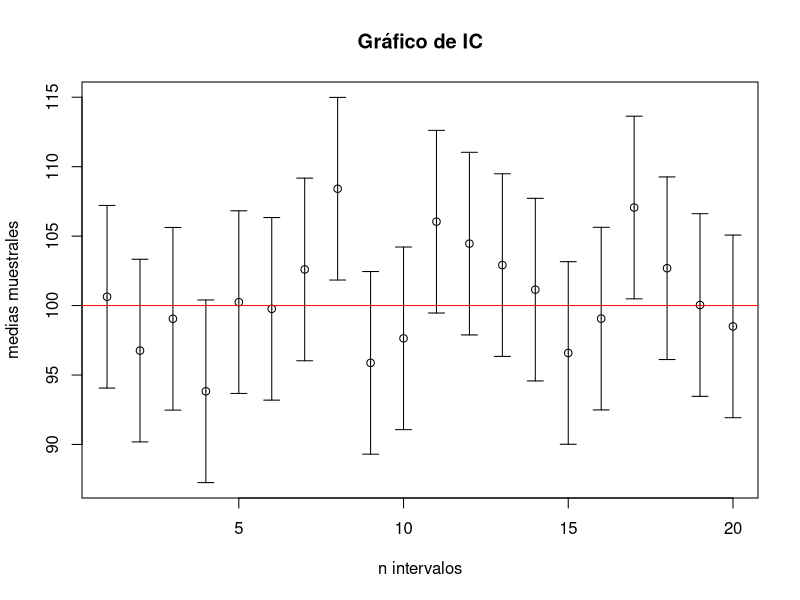
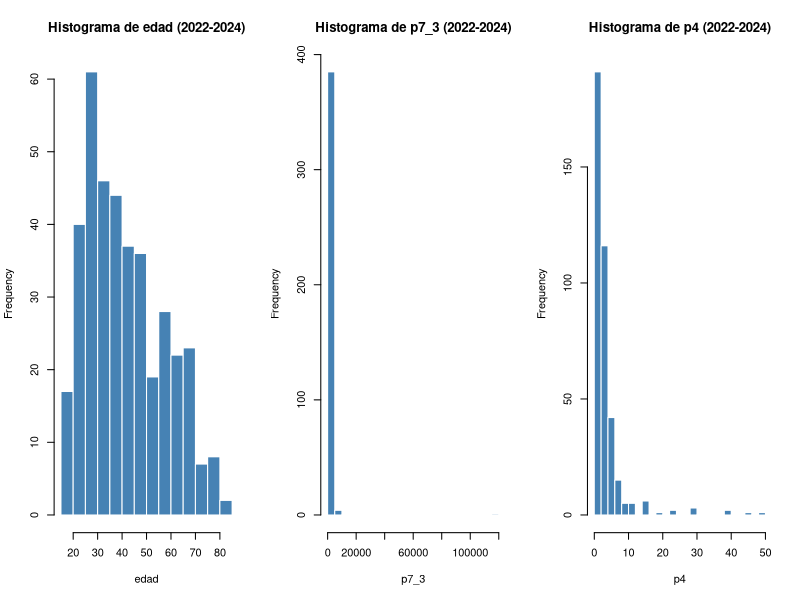
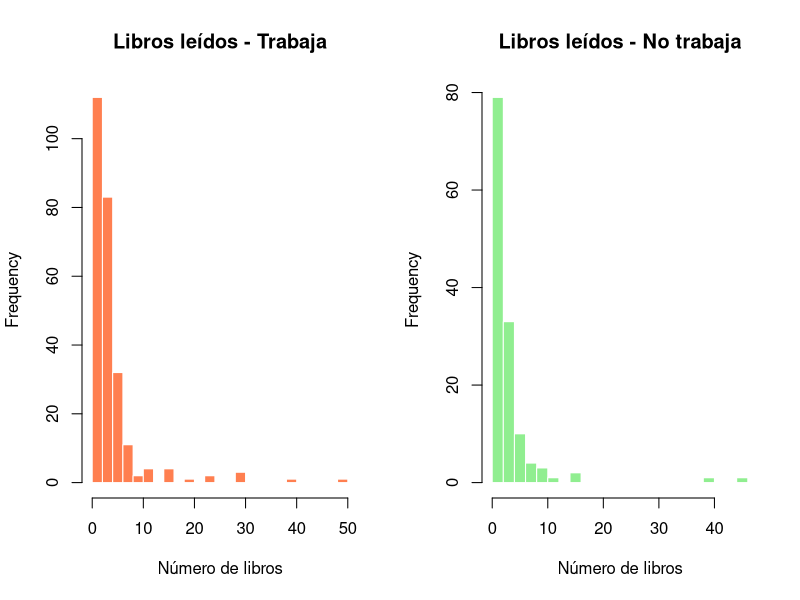
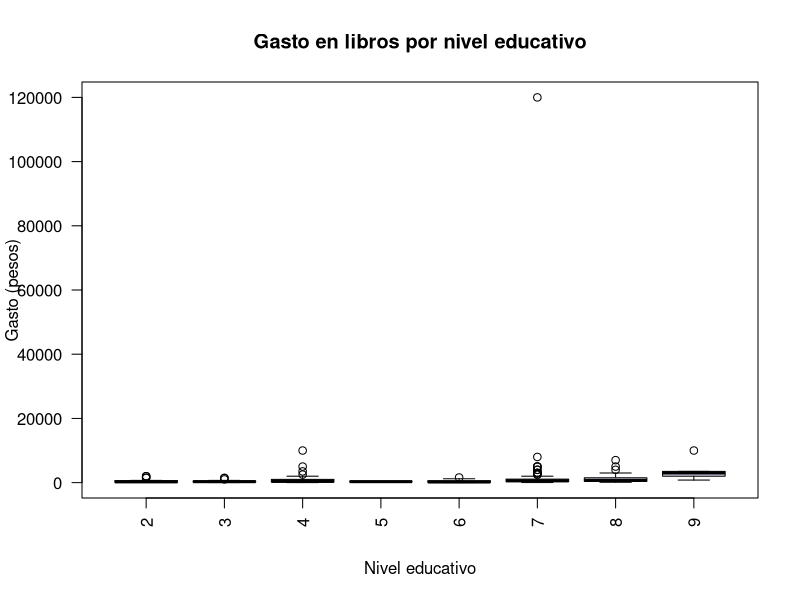
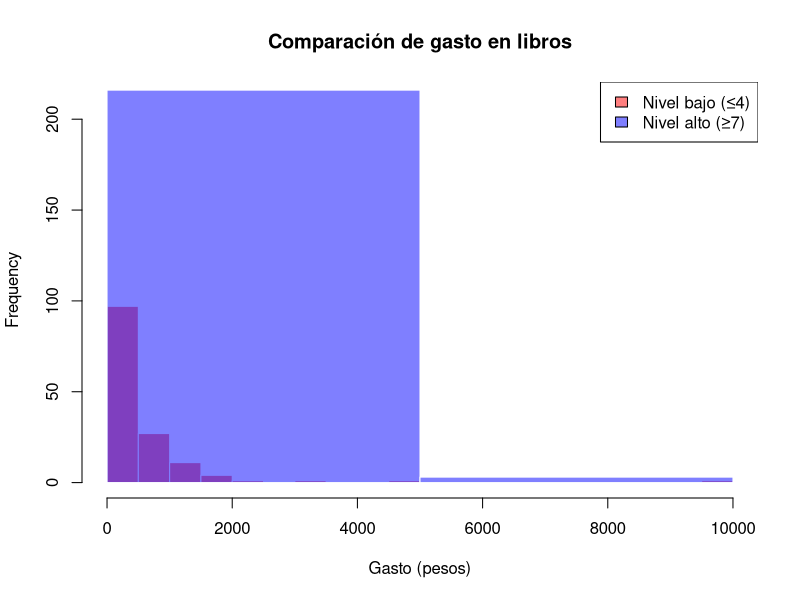
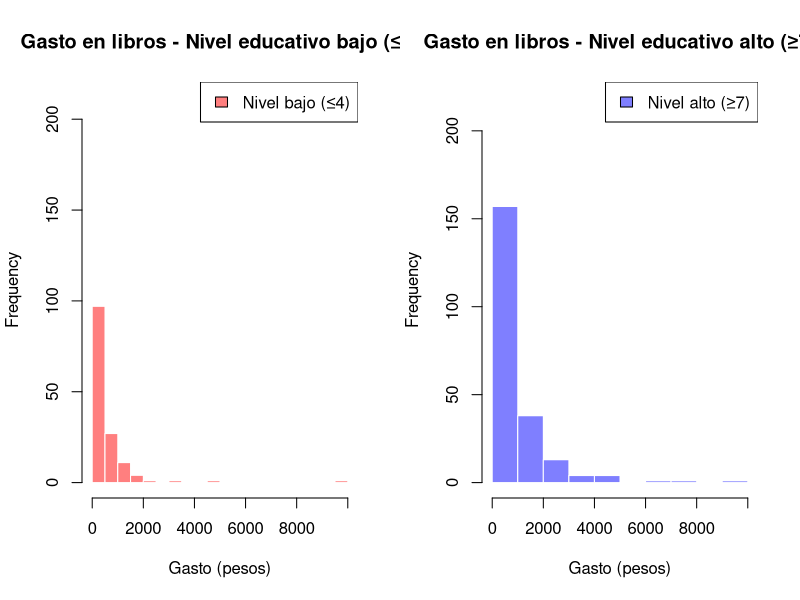
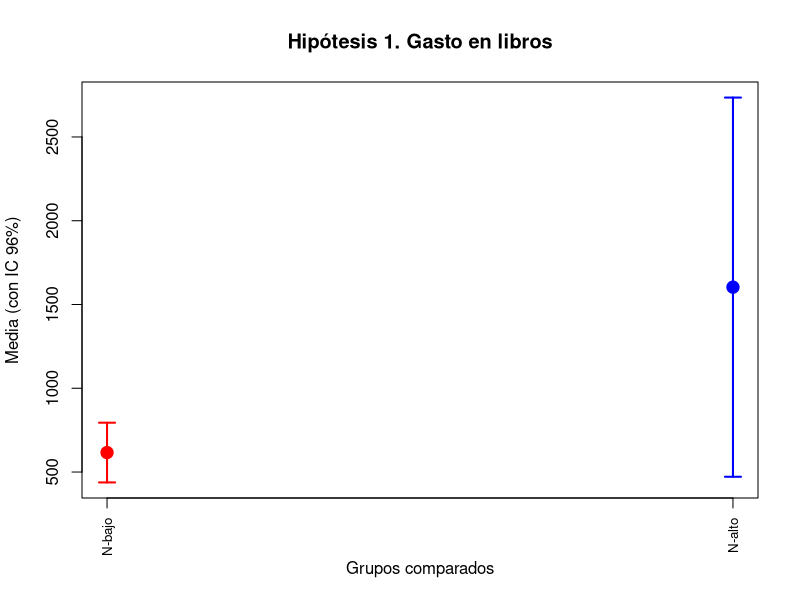
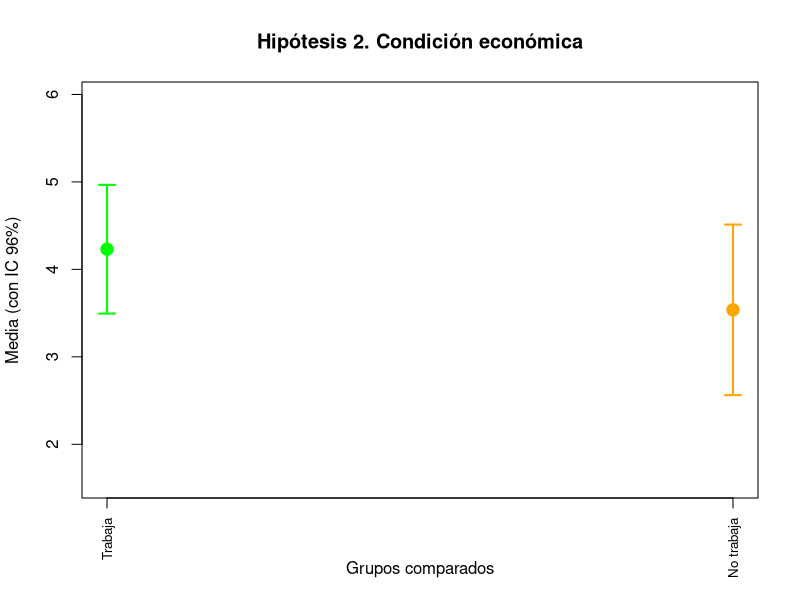

These charts were generated, in order, by the following R code:
## ---- chunk 1
knitr::opts_chunk$set(echo = TRUE)
library(plotrix)
library(dplyr)
library(knitr)
library(kableExtra)
library(ggplot2)
## ---- chunk 2
#Nueva base de datos de los 3 años
M22L = read.csv("Datos2022Limpios.csv")
M23L = read.csv("Datos2023Limpios.csv")
M24L = read.csv("Datos2024Limpios.csv")

M2224 = bind_rows(M22L,M23L,M24L)

write.csv(M2224,"BasedeDatosMolec.csv",row.names = FALSE)
## ---- chunk 3
n = 20 # u otro valor como 50, 100
media = 100 # Media de población
DE = 15 # Desviación estándar depoblación
ErrorEst= DE/sqrt(n)
X_ = rnorm(n, media, ErrorEst)
E = 1.96*DE/sqrt(n) # E = Error máximo
plotCI(1:n,X_, E ,main="Gráfico de IC", , xlab
= "n intervalos", ylab = "medias muestrales")
abline(h = 100, col = "red")

## ---- chunk 4
alfa1 = 0.04
nc = 1 - alfa1

LI1= M2224 %>% filter(nivel <= 4) %>% pull(p7_3)
LS1= M2224 %>% filter(nivel >= 7) %>% pull(p7_3)

n11 = length(LI1)
n21 = length(LS1)

x1bar = mean(LI1)
x2bar = mean(LS1)

s11 = var(LI1)
s21 = var(LS1)

t1 = (x1bar - x2bar) / sqrt(s11/n11 + s21/n21)

df1 = (s11/n11 + s21/n21)^2 /  ( (s11/n11)^2/(n11-1) + (s21/n21)^2/(n21-1) )

zf1 = qt(alfa1, df1)

#Cola izquierda porque buscamos un valor menor
p1 = pt(t1, df1)

se1 = sqrt(s11) / sqrt(n11) 
se2 = sqrt(s21) / sqrt(n21)  

t_crit_bilateral <- qt(0.98, df = n11 - 1) 

E1 = t_crit_bilateral * se1
E2 = t_crit_bilateral * se2

cat("Estadístico de prueba t =",t1,"\nValor crítico =",zf1,"\nValor p =",p1)
## ---- chunk 5
t.test(LI1, LS1, alternative = "less", var.equal = FALSE, conf.level = 0.96)
## ---- chunk 6
trabaja= M2224 %>% filter(cond_act == 1) %>% pull(p4)
no_trabaja= M2224 %>% filter(cond_act != 1) %>% pull(p4)

n12 = length(trabaja)
n22 = length(no_trabaja)

x1bar2 = mean(trabaja)
x2bar2 = mean(no_trabaja)

s12 = var(trabaja)
s22 = var(no_trabaja)

t2 = (x1bar2 - x2bar2) / sqrt(s12/n12 + s22/n22)

zf2 = qnorm(1-alfa1/2)

df2 = (s12/n12 + s22/n22)^2 /  ( (s12/n12)^2/(n12-1) + (s22/n22)^2/(n22-1) )

#Prueba de 2 colas
p2 = 2*pt(-abs(t2), df2)

SE = sqrt(s12/n12 + s22/n22)
tc2 = qt(1 - alfa1/2, df2)
LI2 = (x1bar2 - x2bar2) - tc2 * SE
LS2 = (x1bar2 - x2bar2) + tc2 * SE

cat("Estadístico de prueba t =",t2,"\nValor crítico =",zf2,"\nValor p =",p2)
cat("\nIntervalo: [",LI2,",",LS2,"]")
## ---- chunk 7
t.test(trabaja, no_trabaja, alternative = "two.sided", var.equal = FALSE, conf.level = 0.96)
## ---- chunk 8
hombres=M2224 %>% filter(sexo == 1) %>% pull(p4)
mujeres=M2224 %>% filter(sexo == 2) %>% pull(p4)

n13 = length(hombres)
n23 = length(mujeres)

x1bar3 = mean(hombres)
x2bar3 = mean(mujeres)

s13 = var(hombres) 
s23 = var(mujeres)

sp3 = ((n13 - 1)*s13 + (n23 - 1)*s23) / (n13 + n23 - 2)

# Estadístico t con varianzas iguales
t3 = (x1bar3 - x2bar3) / sqrt(sp3 * (1/n13 + 1/n23))

zf3 = qnorm(1-alfa1/2)

df3 = n13 + n23 - 2

p3 = 2 * pt(-abs(t3), df3)

SE3 = sqrt(sp3 * (1/n13 + 1/n23))
tc3 = qt(1 - alfa1/2, df3)
LI3 = (x1bar3 - x2bar3) - tc3 * SE3
LS3 = (x1bar3 - x2bar3) + tc3 * SE3

cat("Estadístico de prueba t =",t3,"\nValor crítico =",zf3,"\nValor p =",p3)
cat("\nIntervalo: [",LI3,",",LS3,"]")
## ---- chunk 9
t.test(hombres, mujeres, alternative = "two.sided",var.equal = TRUE, conf.level = 0.96)
## ---- chunk 10
# Seleccionar solo las variables cuantitativas
Datos_cuant_combinados = M2224[, c("edad", "p7_3", "p4")]
par(mfrow = c(1,3))
for (v in names(Datos_cuant_combinados)) {
  hist(Datos_cuant_combinados[[v]], 
       main = paste("Histograma de", v, "(2022-2024)"), 
       xlab = v, col = "steelblue", border = "white",
       breaks = 20)
}
par(mfrow = c(1,1))
## ---- chunk 11
par(mfrow = c(1,2))

# Histograma para quienes trabajan
hist(trabaja, 
     main = "Libros leídos - Trabaja", 
     xlab = "Número de libros", 
     col = "coral", 
     border = "white",
     breaks = 20)

# Histograma para quienes no trabajan
hist(no_trabaja, 
     main = "Libros leídos - No trabaja", 
     xlab = "Número de libros", 
     col = "lightgreen", 
     border = "white",
     breaks = 20)

par(mfrow = c(1,1))
## ---- chunk 12
# Función de análisis cuantitativo
analisis_cuant = function(x){
  x = as.numeric(x)
  x = x[!is.na(x)]
  
  if(length(x) < 2){
    return(data.frame(
      Media = NA, Mediana = NA, Rango_Medio = NA, Desviacion = NA,
      Coef_Variacion = NA, Q1 = NA, Q2 = NA, Q3 = NA,
      Sesgo = NA, Curtosis = NA
    ))
  }
  
  media = mean(x)
  mediana = median(x)
  rango_medio = (max(x) + min(x)) / 2
  desv = sd(x)
  coef_var = ifelse(media != 0, (desv / media) * 100, NA)
  cuartiles = quantile(x, probs = c(0.25, 0.5, 0.75))
  
  if (desv > 0){
    sesgo = sum((x - media)^3) / (length(x) * desv^3)
    curtosis = sum((x - media)^4) / (length(x) * desv^4)
  } else {
    sesgo = NA
    curtosis = NA
  }
  
  data.frame(
    Media = round(media, 2),
    Mediana = round(mediana, 2),
    Rango_Medio = round(rango_medio, 2),
    Desviacion = round(desv, 2),
    CV = round(coef_var, 2),
    Q1 = round(cuartiles[1], 2),
    Q2 = round(cuartiles[2], 2),
    Q3 = round(cuartiles[3], 2),
    Sesgo = round(sesgo, 2),
    Curtosis = round(curtosis, 2)
  )
}

# Aplicar análisis a datos combinados
tabla_cuant_combinada = lapply(Datos_cuant_combinados, analisis_cuant)
tabla_cuant_combinada = do.call(rbind, tabla_cuant_combinada)
rownames(tabla_cuant_combinada) = names(Datos_cuant_combinados)

kable(tabla_cuant_combinada, 
      caption = "Tabla 1. Medidas descriptivas de variables cuantitativas (2022-2024)") %>%
  kable_styling(full_width = TRUE, bootstrap_options = c("striped","hover"))
## ---- chunk 13
par(mfrow = c(1,1))

# Boxplot del gasto por nivel educativo
boxplot(p7_3 ~ nivel, data = M2224,
        main = "Gasto en libros por nivel educativo",
        xlab = "Nivel educativo",
        ylab = "Gasto (pesos)",
        col = "lavender",
        las = 2)

# Histograma comparativo
hist(LI1, 
     main = "Comparación de gasto en libros", 
     xlab = "Gasto (pesos)", 
     col = rgb(1,0,0,0.5), 
     border = "white",
     breaks = 30,
     ylim = c(0, max(c(length(LI1[LI1 < 5000]), length(LS1[LS1 < 5000])))))
hist(LS1, 
     col = rgb(0,0,1,0.5), 
     border = "white",
     breaks = 20,
     add = TRUE)
legend("topright", 
       legend = c("Nivel bajo (≤4)", "Nivel alto (≥7)"), 
       fill = c(rgb(1,0,0,0.5), rgb(0,0,1,0.5)))

par(mfrow = c(1,1))

# Configurar la ventana gráfica para mostrar 1 fila y 2 columnas
par(mfrow = c(1, 2))

# Histograma para Nivel Bajo (≤4)
hist(LI1, 
     main = "Gasto en libros - Nivel educativo bajo (≤4)", 
     xlab = "Gasto (pesos)", 
     col = rgb(1,0,0,0.5), 
     border = "white",
     breaks = 30,
     ylim = c(0, max(c(length(LI1[LI1 < 5000]), length(LS1[LS1 < 5000])))),
     xlim = c(0, 10000))
legend("topright", 
       legend = "Nivel bajo (≤4)", 
       fill = rgb(1,0,0,0.5))

# Histograma para Nivel Alto (≥7)
hist(LS1, 
     main = "Gasto en libros - Nivel educativo alto (≥7)", 
     xlab = "Gasto (pesos)", 
     col = rgb(0,0,1,0.5), 
     border = "white",
     breaks = 150,
     ylim = c(0, max(c(length(LI1[LI1 < 10000]), length(LS1[LS1 < 10000])))),
     xlim = c(0, 10000))
# Añadir leyenda dentro del segundo histograma (opcional)
legend("topright", 
       legend = "Nivel alto (≥7)", 
       fill = rgb(0,0,1,0.5))

par(mfrow = c(1, 1))
## ---- chunk 14
library(plotrix)

alfa = 0.04
nc = 1 - alfa

media_bajo = mean(LI1)
media_alto = mean(LS1)
se_bajo = sd(LI1) / sqrt(length(LI1))
se_alto = sd(LS1) / sqrt(length(LS1))
E_bajo = qt(1 - alfa/2, length(LI1)-1) * se_bajo
E_alto = qt(1 - alfa/2, length(LS1)-1) * se_alto

media_trabaja = mean(trabaja)
media_no_trabaja = mean(no_trabaja)
se_trabaja = sd(trabaja) / sqrt(length(trabaja))
se_no_trabaja = sd(no_trabaja) / sqrt(length(no_trabaja))
E_trabaja = qt(1 - alfa/2, length(trabaja)-1) * se_trabaja
E_no_trabaja = qt(1 - alfa/2, length(no_trabaja)-1) * se_no_trabaja

media_hombres = mean(hombres)
media_mujeres = mean(mujeres)
se_hombres = sd(hombres) / sqrt(length(hombres))
se_mujeres = sd(mujeres) / sqrt(length(mujeres))
E_hombres = qt(1 - alfa/2, length(hombres)-1) * se_hombres
E_mujeres = qt(1 - alfa/2, length(mujeres)-1) * se_mujeres

medias1 = c(media_bajo, media_alto)
medias2 = c(media_trabaja, media_no_trabaja)
medias3 = c(media_hombres, media_mujeres)
errores1 = c(E_bajo, E_alto)
errores2 = c(E_trabaja, E_no_trabaja)
errores3 = c(E_hombres, E_mujeres)
grupos1 = c("N-bajo", "N-alto")
grupos2 = c("Trabaja", "No trabaja")
grupos3 = c("Hombres", "Mujeres")
colores1 = c("red", "blue")
colores2 = c("green", "orange")
colores3 = c("purple", "pink")

par(mfrow = c(1, 1))
plotCI(1:2, medias1, errores1,
       main = "Hipótesis 1. Gasto en libros",
       xlab = "Grupos comparados", 
       ylab = "Media (con IC 96%)",
       xaxt = "n",
       pch = 19,
       col = colores1,
       lwd = 2,
       cex = 1.5,
       ylim = c(min(medias1 - errores1) - 1, max(medias1 + errores1) + 1))

axis(1, at = 1:2, labels = grupos1, las = 2, cex.axis = 0.8)
abline(v = c(2.5, 4.5), lty = 2, col = "gray")

plotCI(1:2, medias2, errores2,
       main = "Hipótesis 2. Condición económica",
       xlab = "Grupos comparados", 
       ylab = "Media (con IC 96%)",
       xaxt = "n",
       pch = 19,
       col = colores2,
       lwd = 2,
       cex = 1.5,
       ylim = c(min(medias2 - errores2) - 1, max(medias2 + errores2) + 1))

axis(1, at = 1:2, labels = grupos2, las = 2, cex.axis = 0.8)
abline(v = c(2.5, 4.5), lty = 2, col = "gray")

plotCI(1:2, medias3, errores3,
       main = "Hipótesis 3. Género",
       xlab = "Grupos comparados", 
       ylab = "Media (con IC 96%)",
       xaxt = "n",
       pch = 19,
       col = colores3,
       lwd = 2,
       cex = 1.5,
       ylim = c(min(medias3 - errores3) - 1, max(medias3 + errores3) + 1))

axis(1, at = 1:2, labels = grupos3, las = 2, cex.axis = 0.8)
abline(v = c(2.5, 4.5), lty = 2, col = "gray")
